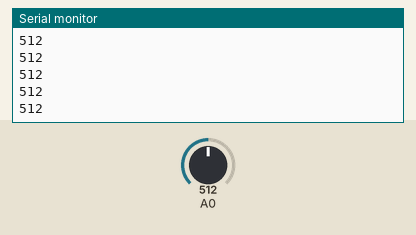
Recording of a sketch running on a simulated Arduino Uno, built with avr-gcc and run on an emulated ATmega328P. Parts: the last lines printed to the serial monitor. The inputs (shaded band) are chosen by the test bench; at power-on: A0 = 512.

Above: at 1.2 s.
1.3 s: A0 set to 716
At 1.48 s:
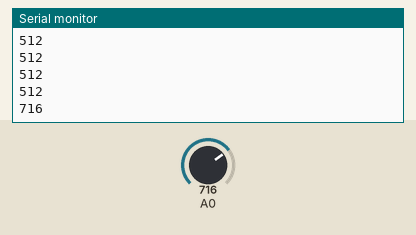
2.8 s: A0 set to 900
At 2.84 s:
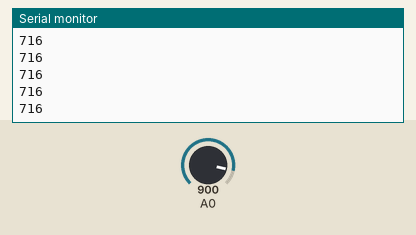
Timing chart, 0 to 5.8 s (numbered marks = the images above; inputs shaded):
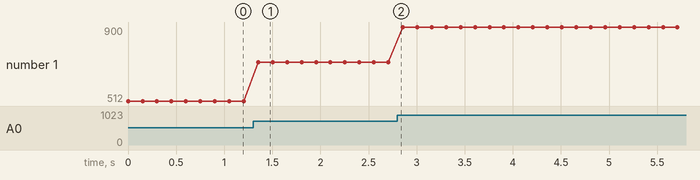

The sketch:

EMGSensorSetup.ino
```cpp
/*
 author: Aryan Chawla
 file: EMGSensorSetup

 description: File was used to setup the EMG Sensor
*/
//TEST IF IT WORKS
void setup() {
  // initialize serial communication at 9600 bits per second:
  Serial.begin(9600);
}

void loop() {
  // read the input on analog pin 0:
  int sensorValue = analogRead(A0);
  // print out the value you read:
  Serial.println(sensorValue);
  delay(150);        // delay in between reads
}
```

Measured:
- after the input at 1.3 s, the serial monitor: prints a new line after 0.05 s (image 1)
- plotted number 1: 512 → 716 after the input at 1.3 s, 716 → 900 after the input at 2.8 s
